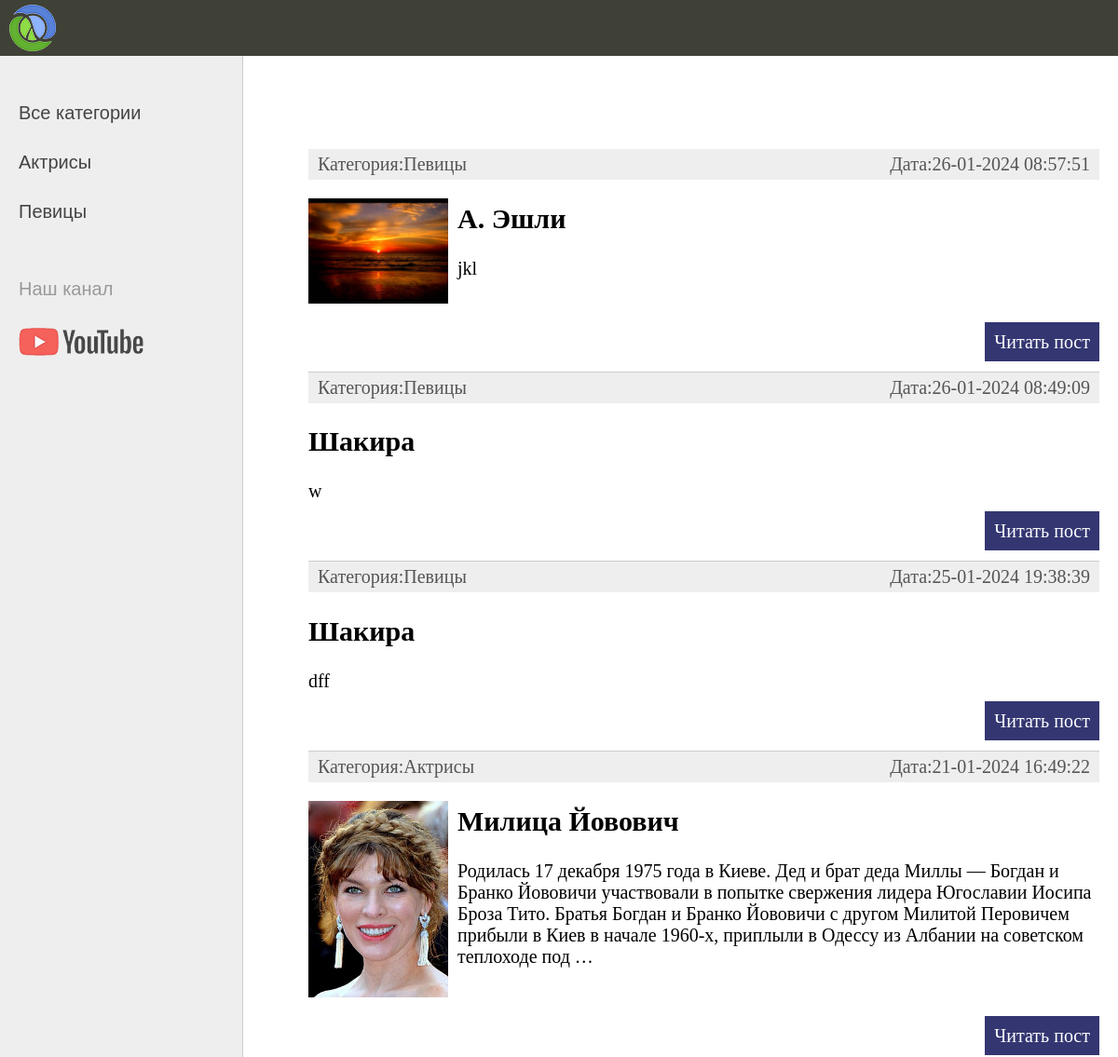
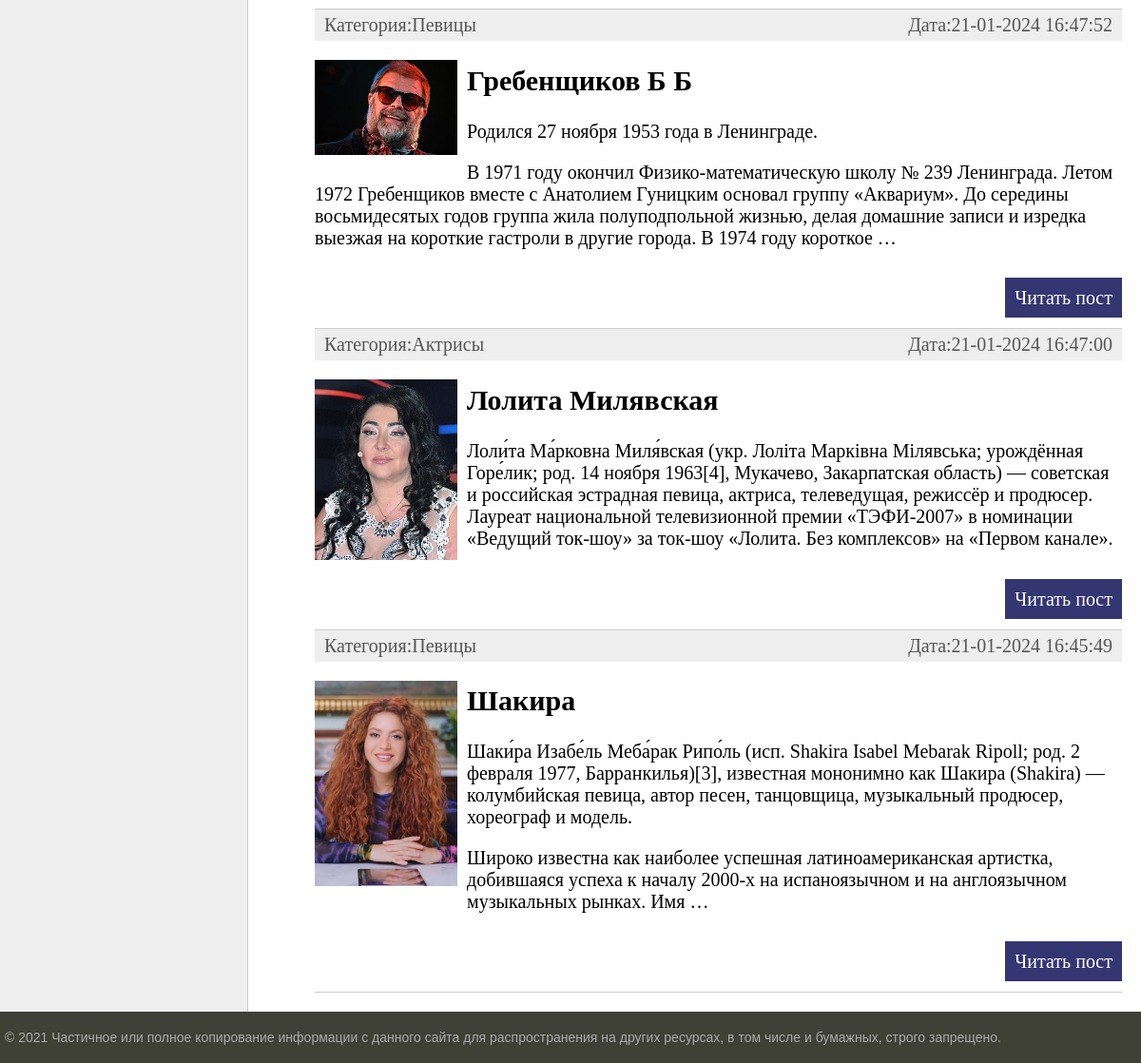
The page / on the database its author committed (2 pictures, top to bottom).
### women/models.py (models this page shows, shortened)
class Category(models.Model):
    name = models.CharField(max_length=100, db_index=True, verbose_name="категория")
    slug = models.SlugField(max_length=255, unique=True, db_index=True, verbose_name="URL")
    def __str__(self):
        return self.name
    def get_absolute_url(self):
        return reverse('category', kwargs={'cat_slug': self.slug})
    class Meta:
        verbose_name = 'категорию'
        verbose_name_plural = 'Категории'
        ordering = ['id']

class Women(models.Model):
    title = models.CharField(max_length=255, verbose_name="Заголовок")
    slug = models.SlugField(max_length=255, unique=True, db_index=True, verbose_name="URL")
    content = models.TextField(blank=True, verbose_name="Текст статьи")
    photo = models.ImageField(upload_to="photos/%Y/%m/%d", verbose_name="Фото")
    time_created = models.DateTimeField(auto_now_add=True, verbose_name="Время создания")
    time_updated = models.DateTimeField(auto_now=True, verbose_name="Время изменения")
    is_published = models.BooleanField(default=True, verbose_name="Публикация")
    cat = models.ForeignKey('Category', on_delete=models.PROTECT, verbose_name="Категория")
    def get_absolute_url(self):
        return reverse('post', kwargs={'post_slug': self.slug})
    class Meta:
        verbose_name = 'Известные женщины'
        verbose_name_plural = 'Известные женщины'
        ordering = ['-time_created', 'title']

### women/views.py (the view)
# urls.py: path('', WomenHome.as_view(), name='home'),
class WomenHome(ListView):
    model = Women
    template_name='women/index.html'
    context_object_name = 'posts'

### women/templatetags/women_tags.py (called while the page is built)
@register.inclusion_tag('women/list_categories.html')
def show_categories(sort=None, cat_selected=0):
    if not sort:
        cats = Category.objects.all()
    else:
        cats = Category.objects.order_by(sort)
    return {"cats": cats, "cat_selected": cat_selected}

### women/templates/women/index.html (shortened to what this page needs)
{% extends 'women/base.html' %}
{% block content %}
<ul class="list-articles">
	{% for p in posts %}
	<li><div class="article-panel">
		<p class="first">Категория:{{p.cat}}</p>
		<p class="last">Дата:{{p.time_updated|date:"d-m-Y H:i:s"}}</p>
	</div>
		{% if p.photo %}
		<p><img class="img-article-left thumb" src="{{p.photo.url}}"></p>
		{% endif %}
		<h2>{{p.title}}</h2>
		{% autoescape off %}
	<p>{{p.content|linebreaks|truncatewords:50}}</p>
		{% endautoescape %}
	<p class="link-read-post"><a href="{{p.get_absolute_url}}">Читать пост</a></p>
	</li>
	{% endfor %}
</ul>
{% endblock %}

### women/templates/women/base.html (shortened to what this page needs)
{% load static %}
{% load women_tags %}
<!DOCTYPE html>
<html>
<head>
	<link type="text/css" href="{% static 'women/css/styles.css' %}" rel="stylesheet" />
</head>
<body>
<table class="table-page" border=0 cellpadding="0" cellspacing="0">
<tr><td valign=top>
{% block mainmenu %}
		<div class="header">
			<ul id="mainmenu" class="mainmenu">
			<li class="logo"><a href="{% url 'home' %}"><div class="logo"></div></a></li>
			</ul>
		</div>
{% endblock mainmenu %}
<table class="table-content" border=0 cellpadding="0" cellspacing="0">
<tr>
	<td valign="top" class="left-chapters">
	<ul id="leftchapters">
		{% if cat_selected == 0 %}
		<li class="selected">Все категории</li>
		{% else %}
		<li><a href="{% url 'home' %}">Все категории</a></li>
		{% endif %}
	{% show_categories 'name' cat_selected %}
		<li class="share">
		<p>Наш канал</p>
		<a class="share-yt" href="https://www.youtube.com/channel/UClJzWfGWuGJL2t-3dYKcHTA/playlists" target="_blank" rel="nofollow"></a>
		</li>
	</ul>
</td>
<td valign="top" class="content">
	<div class="content-text">
{% block content %}
{% endblock %}
	</div>
</td></tr></table>
</td></tr>
<tr><td valign=top>
	<div id="footer">
		<p>&copy; 2021 Частичное или полное копирование информации с данного сайта для распространения на других ресурсах, в том числе и бумажных, строго запрещено.</p>
	</div>
</td></tr></table>
</body>
</html>

### women/templates/women/list_categories.html
	{% for c in cats %}
		{% if c.pk == cat_selected %}
		<li class="selected">{{c.name}}</li>
		{% else %}
		<li><a href="{{c.get_absolute_url}}">{{c.name}}</a></li>
		{% endif %}
		{% endfor %}

### women/static/women/css/styles.css (style rules this page uses)
html, body { font-family: 'Arial'; margin: 0; padding: 0; height: 100%; width: 100%; color: #444; }
a { color: #0059b2; text-decoration: none; }
img { max-width: 600px; height: auto; }
img.img-article-left { max-width: 300px; height: auto; float: left; padding: 0 10px 10px 0; }
img.img-article-left.thumb { max-width: 150px; height: auto; }
p.link-read-post { text-align: right; }
p.link-read-post a { padding: 10px; min-width: 100px; background: #333671; color: #fff; text-decoration: none; }
div.article-panel { background: #eee; padding: 5px 10px 5px 10px; box-sizing: border-box; overflow: hidden; color: #555; }
div.article-panel p.first { margin: 0; float: left; }
div.article-panel p.last { margin: 0; float: right; }
ul.list-articles { list-style: none; margin: 0; padding: 0; }
ul.list-articles li { border-bottom: 1px solid #ccc; }
.table-page { width: 100%; height: 100%; vertical-align: top; }
.table-page tr { height: 100%; }
.header { background: #3F4137; height: 60px; }
.logo { background: url('../images/logo.png') no-repeat 10px 5px; width: 70px; height: 60px; }
ul.mainmenu { list-style: none; margin: 0; padding: 0; height: 60px; color: #fdc073; font-size: 20px; overflow: hidden; }
ul.mainmenu li { float: left; margin: 18px 40px 0 30px; }
ul.mainmenu li.logo { margin: 0; }
ul.mainmenu li a { color: #fdc073; text-decoration: none; }
.table-content { width: 100%; min-height: 100%; height: 100%; }
.left-chapters { margin: 0; background: #eee; border-right: 1px solid #ccc; min-height: 100%; }
.left-chapters ul { width: 230px; min-height: 100%; margin: 0; padding: 20px 10px 10px 20px; list-style: none; font-size: 20px; }
.left-chapters ul li { margin: 30px 0 0 0; color: #999; }
.left-chapters ul li a { color: #444; text-decoration: none; }
.left-chapters ul li.share { margin: 60px 0 0 0; }
.left-chapters ul li.share p { margin: 30px 0 30px 0; }
.left-chapters ul li.share a { display: inline-block; width: 40px; height: 40px; margin: 0 20px 0 0; }
.left-chapters ul li.share a.share-yt { width: 100%; height: 30px; background: url('../images/share_yt.png') no-repeat 0 0 }
.content { padding: 40px 20px 20px 40px; width: 100%; box-sizing: border-box; }
.content-text { margin: 60px 0 0 30px; color: #000; font-size: 20px; font-family: Yandex Sans Display Light; }
#footer { box-sizing: border-box; background: #3F4137; padding: 5px; color: #aaa; font-size: 14px; font-family: Verdana, Geneva, Arial, Helvetica; text-align: left; overflow: hidden; }

### rows shown on the page
Category: name "Актрисы"
Category: name "Певицы"
Women: cat "Певицы", time_updated "26-01-2024 08:57:51", photo (placeholder picture), title "А. Эшли", content "jkl"
Women: cat "Певицы", time_updated "26-01-2024 08:49:09", title "Шакира", content "w"
Women: cat "Певицы", time_updated "25-01-2024 19:38:39", title "Шакира", content "dff"
Women: cat "Актрисы", time_updated "21-01-2024 16:49:22", photo (picture), title "Милица Йовович", content "Родилась 17 декабря 1975 года в Киеве. Дед и брат деда Миллы — Богдан и Бранко Йововичи участвовали в попытке свержения лидера Югославии Иосипа Броза Тито. Братья Богдан и Бранко Йововичи с другом Милитой Перовичем прибыли в Киев в начале 1960-х, приплыли в Одессу из Албании на советском теплоходе под …"
Women: cat "Певицы", time_updated "21-01-2024 16:47:52", photo (picture), title "Гребенщиков Б Б", content "Родился 27 ноября 1953 года в Ленинграде. В 1971 году окончил Физико-математическую школу № 239 Ленинграда. Летом 1972 Гребенщиков вместе с Анатолием Гуницким основал группу «Аквариум». До середины восьмидесятых годов группа жила полуподпольной жизнью, делая домашние записи и изредка выезжая на короткие гастроли в другие города. В 1974 году короткое …"
Women: cat "Актрисы", time_updated "21-01-2024 16:47:00", photo (picture), title "Лолита Милявская", content "Лоли́та Ма́рковна Миля́вская (укр. Лоліта Марківна Мілявська; урождённая Горе́лик; род. 14 ноября 1963[4], Мукачево, Закарпатская область) — советская и российская эстрадная певица, актриса, телеведущая, режиссёр и продюсер. Лауреат национальной телевизионной премии «ТЭФИ-2007» в номинации «Ведущий ток-шоу» за ток-шоу «Лолита. Без комплексов» на «Первом канале»."
Women: cat "Певицы", time_updated "21-01-2024 16:45:49", photo (picture), title "Шакира", content "Шаки́ра Изабе́ль Меба́рак Рипо́ль (исп. Shakira Isabel Mebarak Ripoll; род. 2 февраля 1977, Барранкилья)[3], известная мононимно как Шакира (Shakira) — колумбийская певица, автор песен, танцовщица, музыкальный продюсер, хореограф и модель. Широко известна как наиболее успешная латиноамериканская артистка, добившаяся успеха к началу 2000-х на испаноязычном и на англоязычном музыкальных рынках. Имя …"
